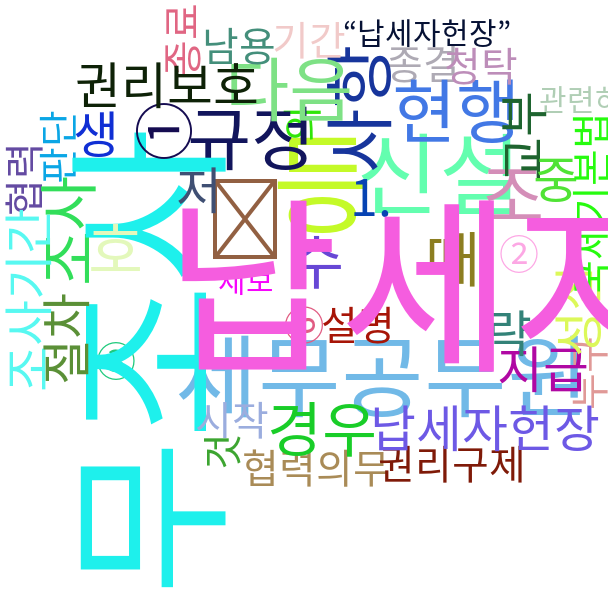

This chart was generated by the following Python code:
from collections import Counter
import urllib
import random
import webbrowser

from konlpy.tag import Hannanum
from lxml import html
import pytagcloud # requires Korean font support
import sys

if sys.version_info[0] >= 3:
    urlopen = urllib.request.urlopen
else:
    urlopen = urllib.urlopen


r = lambda: random.randint(0,255)
color = lambda: (r(), r(), r())

def get_bill_text(billnum):
    url = 'http://pokr.kr/bill/%s/text' % billnum
    response = urlopen(url).read().decode('utf-8')
    page = html.fromstring(response)
    text = page.xpath(".//div[@id='bill-sections']/pre/text()")[0]
    return text

def get_tags(text, ntags=50, multiplier=10):
    h = Hannanum()
    nouns = h.nouns(text)
    count = Counter(nouns)
    return [{ 'color': color(), 'tag': n, 'size': c*multiplier }\
                for n, c in count.most_common(ntags)]

def draw_cloud(tags, filename, fontname='Noto Sans CJK', size=(800, 600)):
    pytagcloud.create_tag_image(tags, filename, fontname=fontname, size=size)
    webbrowser.open(filename)


bill_num = '1904883'
text = get_bill_text(bill_num)
tags = get_tags(text)
print(tags)
draw_cloud(tags, 'wordcloud.png')
